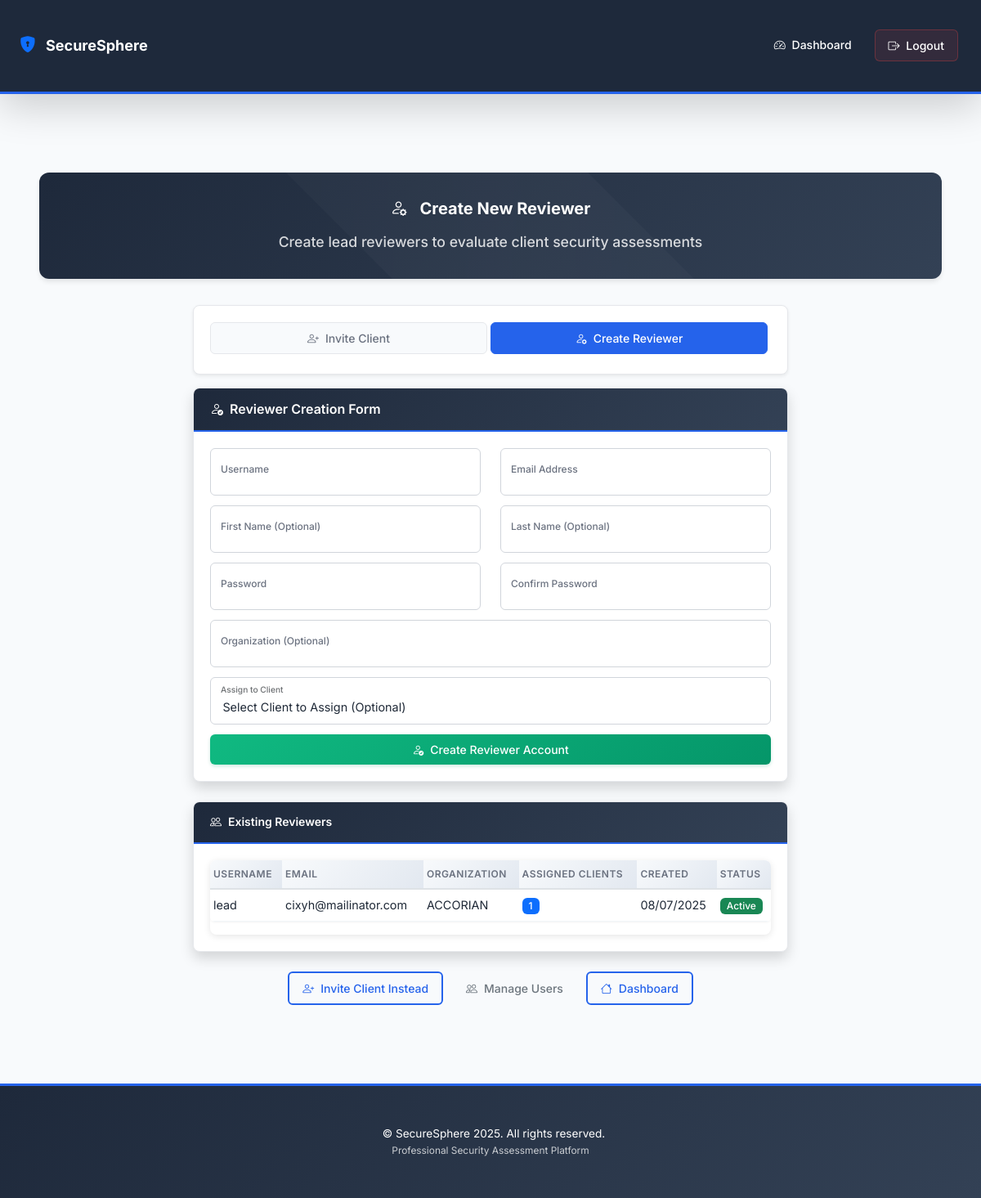
The page /admin/invite_reviewer (signed in) on the database its author committed.
### app.py (models this page shows, shortened)
class User(db.Model):
    __tablename__ = 'users'
    id = db.Column(db.Integer, primary_key=True)
    username = db.Column(db.String(80), unique=True, nullable=False, index=True)
    email = db.Column(db.String(120), nullable=False, index=True)
    password_hash = db.Column(db.String(200), nullable=False)
    role = db.Column(db.String(20), nullable=False, default='client')  # client, lead, superuser
    organization = db.Column(db.String(200), default='ACCORIAN')
    assigned_client_id = db.Column(db.Integer, db.ForeignKey('users.id'), nullable=True)  # For leads - which client they can review
    first_name = db.Column(db.String(100))
    last_name = db.Column(db.String(100))
    phone = db.Column(db.String(20))
    is_active = db.Column(db.Boolean, default=True)
    first_login = db.Column(db.Boolean, default=True)
    created_at = db.Column(db.DateTime, default=lambda: datetime.now(timezone.utc))
    last_login = db.Column(db.DateTime)
    products = db.relationship('Product', backref='owner', lazy=True, cascade='all, delete-orphan')
    responses = db.relationship('QuestionnaireResponse', backref='user', lazy=True)
    assigned_client = db.relationship('User', remote_side=[id], backref='assigned_leads', foreign_keys=[assigned_client_id])

### app.py (the view)
@app.route('/admin/invite_reviewer', methods=['GET', 'POST'])
@login_required('superuser')
def invite_reviewer():
    clients = User.query.filter_by(role='client', is_active=True).order_by(User.username).all()
    reviewers = User.query.filter_by(role='lead', is_active=True).order_by(User.created_at.desc()).limit(10).all()
    return render_template('admin_invite_reviewer.html', clients=clients, reviewers=reviewers)

### app.py (called while the page is built)
def login_required(role=None):
    def decorator(f):
        @wraps(f)
        def decorated_function(*args, **kwargs):
            if 'user_id' not in session:
                return redirect(url_for('login'))
            if role and session.get('role') != role:
                flash('Access denied!')
                return redirect(url_for('dashboard'))
            return f(*args, **kwargs)
        return decorated_function
    return decorator

### templates/admin_invite_reviewer.html (shortened to what this page needs)
{% extends "base.html" %}
{% block content %}
<div class="container my-4">
    <div class="dashboard-header text-center mb-4">
        <h1 class="display-5 fw-bold">
            <i class="bi bi-person-gear me-3"></i>Create New Reviewer
        </h1>
        <p class="lead mb-0">Create lead reviewers to evaluate client security assessments</p>
    </div>
    <div class="row justify-content-center">
        <div class="col-md-8">
            <div class="card shadow-sm mb-4">
                <div class="card-body">
                    <nav class="nav nav-pills nav-justified">
                        <a class="nav-link" href="{{ url_for('invite_client') }}">
                            <i class="bi bi-person-plus me-2"></i>Invite Client
                        </a>
                        <a class="nav-link active" href="{{ url_for('invite_reviewer') }}">
                            <i class="bi bi-person-gear me-2"></i>Create Reviewer
                        </a>
                    </nav>
                </div>
            </div>
            <div class="card shadow">
                <div class="card-header bg-gradient-success text-white">
                    <h5 class="mb-0">
                        <i class="bi bi-person-check me-2"></i>Reviewer Creation Form
                    </h5>
                </div>
                <div class="card-body">
                    <form method="post" action="{{ url_for('create_lead') }}">
                        <div class="row">
                            <div class="col-md-6">
                                <div class="form-floating mb-3">
                                    <input type="text" class="form-control" id="username" name="username"
                                           placeholder="username" required>
                                    <label for="username">Username</label>
                                </div>
                            </div>
                            <div class="col-md-6">
                                <div class="form-floating mb-3">
                                    <input type="email" class="form-control" id="email" name="email"
                                           placeholder="reviewer@example.com" required>
                                    <label for="email">Email Address</label>
                                </div>
                            </div>
                        </div>
                        <div class="row">
                            <div class="col-md-6">
                                <div class="form-floating mb-3">
                                    <input type="text" class="form-control" id="first_name" name="first_name"
                                           placeholder="First Name">
                                    <label for="first_name">First Name (Optional)</label>
                                </div>
                            </div>
                            <div class="col-md-6">
                                <div class="form-floating mb-3">
                                    <input type="text" class="form-control" id="last_name" name="last_name"
                                           placeholder="Last Name">
                                    <label for="last_name">Last Name (Optional)</label>
                                </div>
                            </div>
                        </div>
                        <div class="row">
                            <div class="col-md-6">
                                <div class="form-floating mb-3">
                                    <input type="password" class="form-control" id="password" name="password"
                                           placeholder="password" required minlength="6">
                                    <label for="password">Password</label>
                                </div>
                            </div>
                            <div class="col-md-6">
                                <div class="form-floating mb-3">
                                    <input type="password" class="form-control" id="confirm_password" name="confirm_password"
                                           placeholder="confirm password" required minlength="6">
                                    <label for="confirm_password">Confirm Password</label>
                                </div>
                            </div>
                        </div>
                        <div class="form-floating mb-3">
                            <input type="text" class="form-control" id="organization" name="organization"
                                   placeholder="Organization Name">
                            <label for="organization">Organization (Optional)</label>
                        </div>
                        <div class="form-floating mb-3">
                            <select class="form-select" id="assigned_client_id" name="assigned_client_id">
                                <option value="">Select Client to Assign (Optional)</option>
                            </select>
                            <label for="assigned_client_id">Assign to Client</label>
                        </div>
                        <div class="d-grid">
                            <button type="submit" class="btn btn-success btn-lg">
                                <i class="bi bi-person-check me-2"></i>Create Reviewer Account
                            </button>
                        </div>
                    </form>
                </div>
            </div>
            {% if reviewers %}
            <div class="card shadow mt-4">
                <div class="card-header bg-light">
                    <h6 class="mb-0">
                        <i class="bi bi-people me-2"></i>Existing Reviewers
                    </h6>
                </div>
                <div class="card-body">
                    <div class="table-responsive">
                        <table class="table table-sm">
                            <thead>
                                <tr>
                                    <th>Username</th>
                                    <th>Email</th>
                                    <th>Organization</th>
                                    <th>Assigned Clients</th>
                                    <th>Created</th>
                                    <th>Status</th>
                                </tr>
                            </thead>
                            <tbody>
                                {% for reviewer in reviewers %}
                                <tr>
                                    <td>{{ reviewer.username }}</td>
                                    <td>{{ reviewer.email }}</td>
                                    <td>{{ reviewer.organization or 'N/A' }}</td>
                                    <td>
                                        <span class="badge bg-primary">{{ reviewer.assigned_clients.count() }}</span>
                                    </td>
                                    <td>{{ reviewer.created_at.strftime('%m/%d/%Y') }}</td>
                                    <td>
                                        {% if reviewer.is_active %}
                                            <span class="badge bg-success">Active</span>
                                        {% else %}
                                            <span class="badge bg-secondary">Inactive</span>
                                        {% endif %}
                                    </td>
                                </tr>
                                {% endfor %}
                            </tbody>
                        </table>
                    </div>
                </div>
            </div>
            {% endif %}
            <div class="text-center mt-4">
                <a href="{{ url_for('invite_client') }}" class="btn btn-outline-primary me-2">
                    <i class="bi bi-person-plus me-2"></i>Invite Client Instead
                </a>
                <a href="{{ url_for('manage_users') }}" class="btn btn-outline-secondary me-2">
                    <i class="bi bi-people me-2"></i>Manage Users
                </a>
                <a href="{{ url_for('dashboard') }}" class="btn btn-outline-primary">
                    <i class="bi bi-house me-2"></i>Dashboard
                </a>
            </div>
        </div>
    </div>
</div>
{% endblock %}

### templates/base.html (style rules this page uses)
h1, .h1 { font-size: 1.75rem; }
h5, .h5 { font-size: 1rem; }
h6, .h6 { font-size: 0.875rem; }
.mb-4 { margin-bottom: 1rem !important; }
.mb-3 { margin-bottom: 0.75rem !important; }
.dashboard-page .container { max-width: 1200px; padding: 0.75rem; }
@media (min-width: 768px) { .dashboard-page .container { padding: 1.5rem; } }
.dashboard-header { background: linear-gradient(135deg, #f8fafc 0%, #e2e8f0 100%); border-radius: 12px; padding: 2rem 1.5rem; margin-bottom: 2rem !important; box-shadow: 0 4px 6px -1px rgba(0, 0, 0, 0.1); }
.dashboard-header h1 { text-shadow: 0 1px 2px rgba(0, 0, 0, 0.1); margin-bottom: 1rem !important; }
.dashboard-header p { color: #374151 !important; font-weight: 500 !important; font-size: 1.1rem !important; }
.btn-success { box-shadow: 0 2px 4px rgba(5, 150, 105, 0.2); }

### rows shown on the page
User: username "lead", email "cixyh@mailinator.com", organization "ACCORIAN", assigned_clients.count "1", created_at "08/07/2025", is_active "Active"

### other values the page prints
{{ config.get('APP_NAME', 'SecureSphere') }} "SecureSphere"
